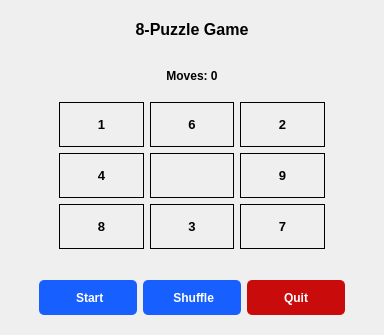
<?xml version="1.0" encoding="UTF-8"?>
<ui version="4.0">
 <class>MainWindow</class>
 <widget class="QMainWindow" name="MainWindow">
  <property name="geometry">
   <rect>
    <x>0</x>
    <y>0</y>
    <width>384</width>
    <height>335</height>
   </rect>
  </property>
  <property name="windowTitle">
   <string>8-Puzzle</string>
  </property>
  <property name="windowIcon">
   <iconset>
    <normaloff>assets/icon.png</normaloff>assets/icon.png</iconset>
  </property>
  <widget class="QWidget" name="centralwidget">
   <layout class="QVBoxLayout" name="verticalLayout_2">
    <property name="bottomMargin">
     <number>20</number>
    </property>
    <item>
     <widget class="QLabel" name="label_title">
      <property name="font">
       <font>
        <pointsize>12</pointsize>
        <weight>75</weight>
        <bold>true</bold>
       </font>
      </property>
      <property name="text">
       <string>8-Puzzle Game</string>
      </property>
      <property name="alignment">
       <set>Qt::AlignCenter</set>
      </property>
      <property name="textInteractionFlags">
       <set>Qt::LinksAccessibleByMouse|Qt::TextSelectableByMouse</set>
      </property>
     </widget>
    </item>
    <item>
     <widget class="QLabel" name="label_moves">
      <property name="font">
       <font>
        <pointsize>9</pointsize>
        <weight>75</weight>
        <bold>true</bold>
       </font>
      </property>
      <property name="text">
       <string>Moves: 0</string>
      </property>
      <property name="alignment">
       <set>Qt::AlignCenter</set>
      </property>
     </widget>
    </item>
    <item>
     <widget class="QFrame" name="frame">
      <property name="styleSheet">
       <string notr="true">border: none;</string>
      </property>
      <property name="frameShape">
       <enum>QFrame::StyledPanel</enum>
      </property>
      <property name="frameShadow">
       <enum>QFrame::Raised</enum>
      </property>
      <layout class="QVBoxLayout" name="verticalLayout">
       <property name="leftMargin">
        <number>50</number>
       </property>
       <property name="topMargin">
        <number>0</number>
       </property>
       <property name="rightMargin">
        <number>50</number>
       </property>
       <property name="bottomMargin">
        <number>0</number>
       </property>
       <item>
        <layout class="QHBoxLayout" name="horizontalLayout_2">
         <item>
          <widget class="QPushButton" name="spot_1">
           <property name="minimumSize">
            <size>
             <width>0</width>
             <height>45</height>
            </size>
           </property>
           <property name="font">
            <font>
             <pointsize>10</pointsize>
             <weight>75</weight>
             <bold>true</bold>
            </font>
           </property>
           <property name="cursor">
            <cursorShape>PointingHandCursor</cursorShape>
           </property>
           <property name="styleSheet">
            <string notr="true">QPushButton {
	border: 1px solid black;
	background-color: rgba(255, 255, 255, 5);
}

QPushButton:hover {
	background-color: rgba(255, 255, 255, 150);
}

QPushButton:pressed {
	background-color: rgba(255, 255, 255, 200);
}</string>
           </property>
           <property name="text">
            <string>1</string>
           </property>
          </widget>
         </item>
         <item>
          <widget class="QPushButton" name="spot_2">
           <property name="minimumSize">
            <size>
             <width>0</width>
             <height>45</height>
            </size>
           </property>
           <property name="font">
            <font>
             <pointsize>10</pointsize>
             <weight>75</weight>
             <bold>true</bold>
            </font>
           </property>
           <property name="cursor">
            <cursorShape>PointingHandCursor</cursorShape>
           </property>
           <property name="styleSheet">
            <string notr="true">QPushButton {
	border: 1px solid black;
	background-color: rgba(255, 255, 255, 5);
}

QPushButton:hover {
	background-color: rgba(255, 255, 255, 150);
}

QPushButton:pressed {
	background-color: rgba(255, 255, 255, 200);
}</string>
           </property>
           <property name="text">
            <string>6</string>
           </property>
          </widget>
         </item>
         <item>
          <widget class="QPushButton" name="spot_3">
           <property name="minimumSize">
            <size>
             <width>0</width>
             <height>45</height>
            </size>
           </property>
           <property name="font">
            <font>
             <pointsize>10</pointsize>
             <weight>75</weight>
             <bold>true</bold>
            </font>
           </property>
           <property name="cursor">
            <cursorShape>PointingHandCursor</cursorShape>
           </property>
           <property name="styleSheet">
            <string notr="true">QPushButton {
	border: 1px solid black;
	background-color: rgba(255, 255, 255, 5);
}

QPushButton:hover {
	background-color: rgba(255, 255, 255, 150);
}

QPushButton:pressed {
	background-color: rgba(255, 255, 255, 200);
}</string>
           </property>
           <property name="text">
            <string>2</string>
           </property>
          </widget>
         </item>
        </layout>
       </item>
       <item>
        <layout class="QHBoxLayout" name="horizontalLayout_3">
         <item>
          <widget class="QPushButton" name="spot_4">
           <property name="minimumSize">
            <size>
             <width>0</width>
             <height>45</height>
            </size>
           </property>
           <property name="font">
            <font>
             <pointsize>10</pointsize>
             <weight>75</weight>
             <bold>true</bold>
            </font>
           </property>
           <property name="cursor">
            <cursorShape>PointingHandCursor</cursorShape>
           </property>
           <property name="styleSheet">
            <string notr="true">QPushButton {
	border: 1px solid black;
	background-color: rgba(255, 255, 255, 5);
}

QPushButton:hover {
	background-color: rgba(255, 255, 255, 150);
}

QPushButton:pressed {
	background-color: rgba(255, 255, 255, 200);
}</string>
           </property>
           <property name="text">
            <string>4</string>
           </property>
          </widget>
         </item>
         <item>
          <widget class="QPushButton" name="spot_5">
           <property name="minimumSize">
            <size>
             <width>0</width>
             <height>45</height>
            </size>
           </property>
           <property name="font">
            <font>
             <pointsize>10</pointsize>
             <weight>75</weight>
             <bold>true</bold>
            </font>
           </property>
           <property name="cursor">
            <cursorShape>PointingHandCursor</cursorShape>
           </property>
           <property name="styleSheet">
            <string notr="true">QPushButton {
	border: 1px solid black;
	background-color: rgba(255, 255, 255, 5);
}

QPushButton:hover {
	background-color: rgba(255, 255, 255, 150);
}

QPushButton:pressed {
	background-color: rgba(255, 255, 255, 200);
}</string>
           </property>
           <property name="text">
            <string/>
           </property>
          </widget>
         </item>
         <item>
          <widget class="QPushButton" name="spot_6">
           <property name="minimumSize">
            <size>
             <width>0</width>
             <height>45</height>
            </size>
           </property>
           <property name="font">
            <font>
             <pointsize>10</pointsize>
             <weight>75</weight>
             <bold>true</bold>
            </font>
           </property>
           <property name="cursor">
            <cursorShape>PointingHandCursor</cursorShape>
           </property>
           <property name="styleSheet">
            <string notr="true">QPushButton {
	border: 1px solid black;
	background-color: rgba(255, 255, 255, 5);
}

QPushButton:hover {
	background-color: rgba(255, 255, 255, 150);
}

QPushButton:pressed {
	background-color: rgba(255, 255, 255, 200);
}</string>
           </property>
           <property name="text">
            <string>9</string>
           </property>
          </widget>
         </item>
        </layout>
       </item>
       <item>
        <layout class="QHBoxLayout" name="horizontalLayout_4">
         <item>
          <widget class="QPushButton" name="spot_7">
           <property name="minimumSize">
            <size>
             <width>0</width>
             <height>45</height>
            </size>
           </property>
           <property name="font">
            <font>
             <pointsize>10</pointsize>
             <weight>75</weight>
             <bold>true</bold>
            </font>
           </property>
           <property name="cursor">
            <cursorShape>PointingHandCursor</cursorShape>
           </property>
           <property name="styleSheet">
            <string notr="true">QPushButton {
	border: 1px solid black;
	background-color: rgba(255, 255, 255, 5);
}

QPushButton:hover {
	background-color: rgba(255, 255, 255, 150);
}

QPushButton:pressed {
	background-color: rgba(255, 255, 255, 200);
}</string>
           </property>
           <property name="text">
            <string>8</string>
           </property>
          </widget>
         </item>
         <item>
          <widget class="QPushButton" name="spot_8">
           <property name="minimumSize">
            <size>
             <width>0</width>
             <height>45</height>
            </size>
           </property>
           <property name="font">
            <font>
             <pointsize>10</pointsize>
             <weight>75</weight>
             <bold>true</bold>
            </font>
           </property>
           <property name="cursor">
            <cursorShape>PointingHandCursor</cursorShape>
           </property>
           <property name="styleSheet">
            <string notr="true">QPushButton {
	border: 1px solid black;
	background-color: rgba(255, 255, 255, 5);
}

QPushButton:hover {
	background-color: rgba(255, 255, 255, 150);
}

QPushButton:pressed {
	background-color: rgba(255, 255, 255, 200);
}</string>
           </property>
           <property name="text">
            <string>3</string>
           </property>
          </widget>
         </item>
         <item>
          <widget class="QPushButton" name="spot_9">
           <property name="minimumSize">
            <size>
             <width>0</width>
             <height>45</height>
            </size>
           </property>
           <property name="font">
            <font>
             <pointsize>10</pointsize>
             <weight>75</weight>
             <bold>true</bold>
            </font>
           </property>
           <property name="cursor">
            <cursorShape>PointingHandCursor</cursorShape>
           </property>
           <property name="styleSheet">
            <string notr="true">QPushButton {
	border: 1px solid black;
	background-color: rgba(255, 255, 255, 5);
}

QPushButton:hover {
	background-color: rgba(255, 255, 255, 150);
}

QPushButton:pressed {
	background-color: rgba(255, 255, 255, 200);
}</string>
           </property>
           <property name="text">
            <string>7</string>
           </property>
          </widget>
         </item>
        </layout>
       </item>
      </layout>
     </widget>
    </item>
    <item>
     <layout class="QHBoxLayout" name="horizontalLayout">
      <property name="leftMargin">
       <number>30</number>
      </property>
      <property name="topMargin">
       <number>25</number>
      </property>
      <property name="rightMargin">
       <number>30</number>
      </property>
      <item>
       <widget class="QPushButton" name="button_start">
        <property name="minimumSize">
         <size>
          <width>0</width>
          <height>35</height>
         </size>
        </property>
        <property name="font">
         <font>
          <pointsize>9</pointsize>
          <weight>75</weight>
          <bold>true</bold>
         </font>
        </property>
        <property name="styleSheet">
         <string notr="true">QPushButton {
	border-radius: 5px;
	color: white;
	background-color: rgb(23, 96, 255);
}

QPushButton:hover {
	background-color: rgba(23, 96, 255, 200);
}

QPushButton:pressed {
	background-color: rgba(23, 96, 255, 230);
}</string>
        </property>
        <property name="text">
         <string> Start</string>
        </property>
        <property name="icon">
         <iconset>
          <normaloff>assets/start.png</normaloff>assets/start.png</iconset>
        </property>
       </widget>
      </item>
      <item>
       <widget class="QPushButton" name="button_shuffle">
        <property name="minimumSize">
         <size>
          <width>0</width>
          <height>35</height>
         </size>
        </property>
        <property name="font">
         <font>
          <pointsize>9</pointsize>
          <weight>75</weight>
          <bold>true</bold>
         </font>
        </property>
        <property name="cursor">
         <cursorShape>PointingHandCursor</cursorShape>
        </property>
        <property name="styleSheet">
         <string notr="true">QPushButton {
	border-radius: 5px;
	color: white;
	background-color: rgb(23, 96, 255);
}

QPushButton:hover {
	background-color: rgba(23, 96, 255, 200);
}

QPushButton:pressed {
	background-color: rgba(23, 96, 255, 230);
}</string>
        </property>
        <property name="text">
         <string> Shuffle</string>
        </property>
        <property name="iconSize">
         <size>
          <width>15</width>
          <height>15</height>
         </size>
        </property>
       </widget>
      </item>
      <item>
       <widget class="QPushButton" name="button_quit">
        <property name="minimumSize">
         <size>
          <width>0</width>
          <height>35</height>
         </size>
        </property>
        <property name="font">
         <font>
          <pointsize>9</pointsize>
          <weight>75</weight>
          <bold>true</bold>
         </font>
        </property>
        <property name="cursor">
         <cursorShape>PointingHandCursor</cursorShape>
        </property>
        <property name="styleSheet">
         <string notr="true">QPushButton {
	border-radius: 5px;
	color: white;
	background-color: rgb(202, 11, 11);
}

QPushButton:hover {
	background-color: rgba(202, 11, 11, 200);
}

QPushButton:pressed {
	background-color: rgba(202, 11, 11, 230);
}</string>
        </property>
        <property name="text">
         <string>Quit</string>
        </property>
       </widget>
      </item>
     </layout>
    </item>
   </layout>
  </widget>
 </widget>
 <resources/>
 <connections/>
</ui>
